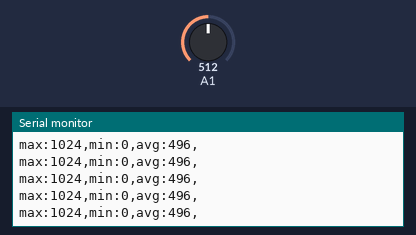
A sketch run on a simulated Arduino Uno, built with avr-gcc and run on an emulated ATmega328P. Parts: the last lines printed to the serial monitor. Inputs (shaded band) come from the test bench; at power-on: A1 = 512.

Above: at 4.2 s.
4.3 s: A1 set to 108
At 5.2 s:
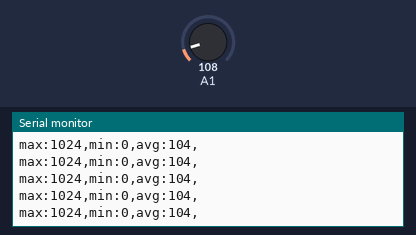
7.3 s: A1 set to 97
At 7.9 s:
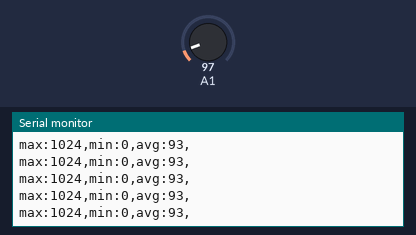
20.8 s: A1 set to 9
At 21.9 s:
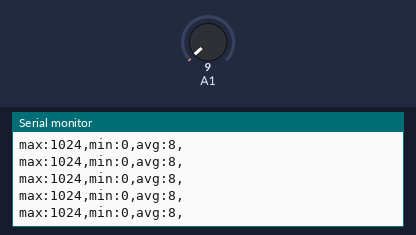
23.8 s: A1 set to 12
At 24.8 s:
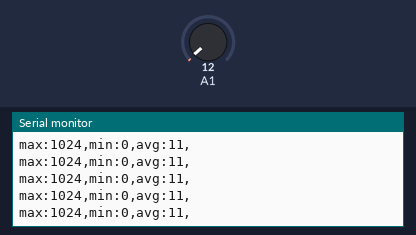
Timing chart, 0 to 26.8 s (numbered marks = the images above; inputs shaded):
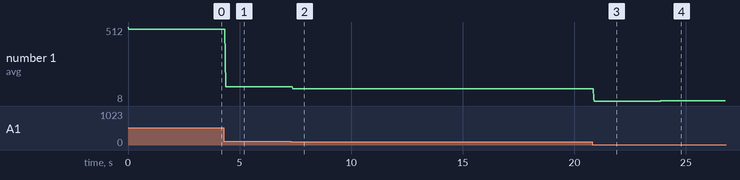

The sketch:

ranger_sound.ino
```cpp
/*
* Requirements : an analog device connected on A1
* Open Serial Plotter in tools to view the result
*/

int soundValue = 0;
int sound_avg = 0;
long sound_sum = 0;
int sound_count = 0;
int sample_size = 32;

void setup() {

  Serial.begin(9600);
}

void loop() {
  // put your main code here, to run repeatedly:
  soundValue = analogRead(A1);
  sound_sum += soundValue;
  if (sound_count == sample_size - 1){
    sound_avg = sound_sum >> 5; // right shift de 2^5 (comme divisé par 32)
    sound_count = 0;
    sound_sum = 0;
    Serial.print("max:1024,min:0,");
    Serial.print("avg:");
    Serial.print(sound_avg);
    Serial.println(",");
  }

  sound_count = (sound_count + 1) % sample_size;
}
```

Measured:
- after the input at 4.3 s, the serial monitor: prints a new line after 0.07 s (image 1)
- after the input at 7.3 s, the serial monitor: prints a new line after 0.09 s (image 2)
- after the input at 20.8 s, the serial monitor: prints a new line after 0.07 s (image 3)
- after the input at 23.8 s, the serial monitor: prints a new line after 0.08 s (image 4)
- plotted number 1: 496 → 104 after the input at 4.3 s, 104 → 93 after the input at 7.3 s, 93 → 8 after the input at 20.8 s, 8 → 11 after the input at 23.8 s
